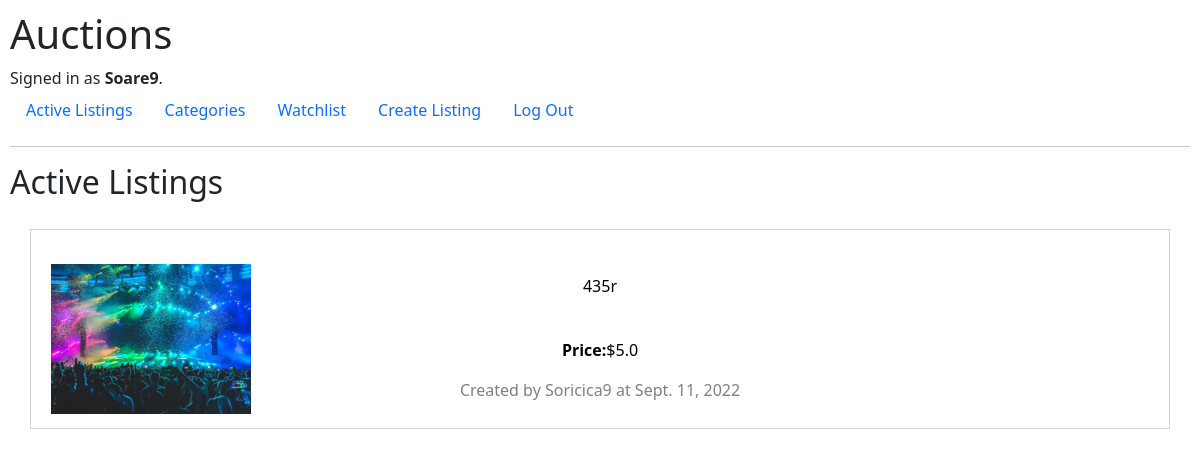
The page / (signed in) on the database its author committed.
### auctions/models.py (models this page shows)
class User(AbstractUser):
    pass

class Listing(models.Model):
    title = models.CharField(max_length=100)
    date = models.DateField(auto_now=True)
    creator = models.ForeignKey(User, on_delete=models.CASCADE, related_name="all_creators")
    image = models.ImageField(upload_to = 'static/auctions', default = "static/auctions/notworking.png")
    description = models.CharField(max_length=1000)
    StartingBid = models.FloatField()
    bid = models.FloatField(blank=True, null=True)
    bidNumber=models.IntegerField( default = 0 )
    watching = models.ManyToManyField(User, related_name="watchers")
    winner = models.ForeignKey(User, on_delete = models.CASCADE, null=True)
    closed = models.BooleanField(default = False)
    class categories(models.TextChoices):
        ANTIQUES = "Antiques"
        ELECTRONICS = "Electronics"
        MACHINERY = "Machinery"
        FASHION = "Fashion"
        HOME = "Home"
        SPORTS = "Sports"
        RETAIL = "Retail"
        TOYS = "Toys"
        TOOLS = "Tools"
        VEHICLES = "Vehicles"
        RECREATION = "Recreation"
    category = models.CharField(
        max_length = 11,
        choices = categories.choices
    )
    def __str__(self):
        return self.title

### auctions/views.py (the view)
# urls.py: path("", views.index, name="index"),
def index(request):
    listings = Listing.objects.all()
    return render(request, "auctions/index.html", {
        "listings" : listings
    })

### auctions/templates/auctions/index.html
{% extends "auctions/layout.html" %}
{% block body %}
    <h2>Active Listings</h2>
    <div style="padding:20px 20px;">
    {% for listing in listings %}
        {% if listing.closed == False %}
            <a href="{% url 'listing' listing=listing %}" style="display:block; text-decoration:none; border-style:ridge; border-color: #D3D3D3; border-width:1px; padding:20px 20px; height:200px; margin-bottom:30px;">
                <img style="height:150px; margin-bottom:-150px;" src="{{listing.image}}">
                <div style="text-align:center; ">
                    <p style="color:black">{{listing.title}}</p>
                    <br>
                    {% if listing.bid %}
                        <p style="color:black"><b>Price:</b>${{listing.bid}}</p>
                    {% else %}
                        <p style="color:black"><b>Price:</b>${{listing.StartingBid}}</p>
                    {% endif %}
                    <p style="color:gray">Created by {{listing.creator}} at {{listing.date}}</p>
                </div>
            </a>
        {% endif %}
    {% endfor %}
    </div>
{% endblock %}

### auctions/templates/auctions/layout.html (shortened to what this page needs)
{% load static %}
<!DOCTYPE html>
<html lang="en">
    <head>
        <link rel="stylesheet" href="https://stackpath.bootstrapcdn.com/bootstrap/4.4.1/css/bootstrap.min.css">
        <link href="{% static 'auctions/styles.css' %}" rel="stylesheet">
        <link href="https://cdn.jsdelivr.net/npm/bootstrap@5.2.1/dist/css/bootstrap.min.css" rel="stylesheet">
    </head>
    <body>
        <h1>Auctions</h1>
        <div>
            {% if user.is_authenticated %}
                Signed in as <strong>{{ user.username }}</strong>.
            {% else %}
                Not signed in.
            {% endif %}
        </div>
        <ul class="nav">
            <li class="nav-item">
                <a class="nav-link" href="{% url 'index' %}">Active Listings</a>
            </li>
            <li class="nav-item">
                <a class="nav-link" href="{% url 'categories' %}">Categories</a>
            </li>
            {% if user.is_authenticated %}
                <li class="nav-item">
                    <a class="nav-link" href="{% url 'watchlist' %}">Watchlist</a>
                </li>
                <li class="nav-item">
                    <a class="nav-link" href="{% url 'createListing' %}">Create Listing</a>
                </li>
                <li class="nav-item">
                    <a class="nav-link" href="{% url 'logout' %}">Log Out</a>
                </li>
            {% endif %}
        </ul>
        <hr>
        {% block body %}
        {% endblock %}
    </body>
</html>

### auctions/static/auctions/styles.css (style rules this page uses)
body { padding: 10px; }

### rows shown on the page
User: username "Soare9"
Listing: image (picture), title "435r", StartingBid "5.0", creator "Soricica9", date "Sept. 11, 2022"
